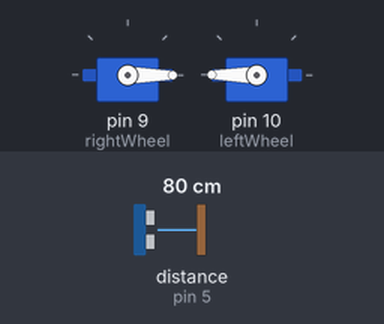
Bench run of a program on a simulated Arduino Uno, built with avr-gcc and run on an emulated ATmega328P. Shown: 2 × servo. Wiring (inferred from the names in the program): ultrasonic range finder: trigger pin 6; echo pin 5. Inputs (shaded band) come from the test bench; at power-on: distance to the obstacle (sensor on pin 5) 80 cm. The echo pulse lasts 58.3 µs per cm.

Above: at 1.2 s.
1.3 s: distance to the obstacle (sensor on pin 5) set to 2 cm
At 1.63 s:
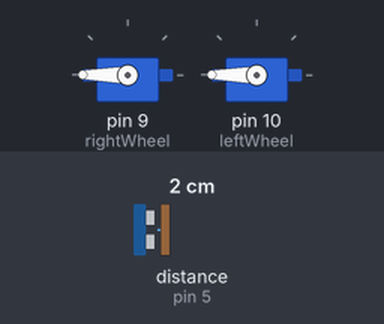
4.3 s: distance to the obstacle (sensor on pin 5) set to 19 cm
7.3 s: distance to the obstacle (sensor on pin 5) set to 25 cm
8.9 s: distance to the obstacle (sensor on pin 5) set to 4 cm
At 9.48 s:
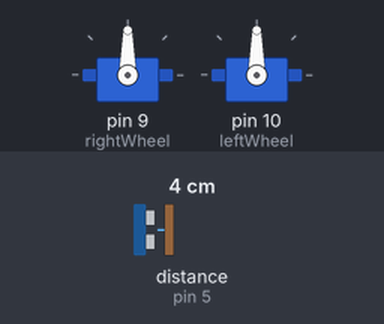
11.9 s: distance to the obstacle (sensor on pin 5) set to 35 cm
Timing chart, 0 to 14.4 s (numbered marks = the images above; inputs shaded):
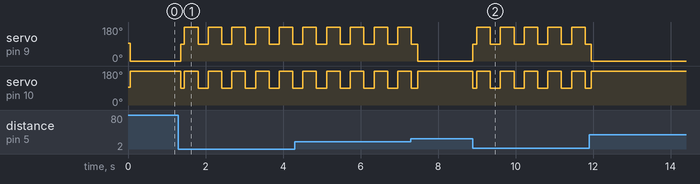

Measured:
- after the input at 1.3 s, servo on pin 9 (rightWheel): 0° → 90° after 0.06 s, then repeats every 0.61 s: 180° 0.35 s, 90° 0.26 s; servo on pin 10 (leftWheel): 180° → 90° after 0.06 s, then repeats every 0.61 s: 180° 0.35 s, 90° 0.26 s
- after the input at 8.9 s, servo on pin 9 (rightWheel): 0° → 90° at once, then repeats every 0.61 s: 180° 0.35 s, 90° 0.26 s; servo on pin 10 (leftWheel): 180° → 90° at once, then repeats every 0.61 s: 180° 0.35 s, 90° 0.26 s

The program:

main.cpp
```cpp
#include <Arduino.h>
#include <Servo.h>

Servo rightWheel; // needs to spin backward for right turn
Servo leftWheel; // needs to spin forward for right turn

const int PIN_TRIG = 6;
const int PIN_ECHO = 5;

const float DETECT_DISTANCE_CM = 22.0;

bool motorsAttached = false;

// if wheels are attached, make sure it stays that way
// this prevents motors from dragging on their own
void ensureAttached()
{
  if (!motorsAttached)
  {
    rightWheel.attach(9);
    leftWheel.attach(10);
    rightWheel.writeMicroseconds(1500);
    leftWheel.writeMicroseconds(1500);
    delay(50);
    motorsAttached = true;
  }
}

// if wheels are detached, make sure it stays that way
// prevents motors from dragging on its own
void ensureDetached()
{
  if (motorsAttached)
  {
    rightWheel.writeMicroseconds(1500);
    leftWheel.writeMicroseconds(1500);
    delay(80);
    rightWheel.detach();
    leftWheel.detach();
    motorsAttached = false;
  }
}

void setup()
{
  pinMode(PIN_TRIG, OUTPUT); // sender
  pinMode(PIN_ECHO, INPUT); // reciever
  digitalWrite(PIN_TRIG, LOW);
}

float readDistanceCm()
{
  digitalWrite(PIN_TRIG, LOW);
  delayMicroseconds(2);
  digitalWrite(PIN_TRIG, HIGH);
  delayMicroseconds(10);
  digitalWrite(PIN_TRIG, LOW);

  unsigned long duration = pulseIn(PIN_ECHO, HIGH, 25000UL);
  if (duration == 0) return 9999;
  return (duration * 0.0343f) / 2.0f; // return distance
}

void forward()
{
  leftWheel.write(180);
  rightWheel.write(0);
}

void turnRight()
{
  leftWheel.write(90);
  rightWheel.write(90);
  delay(100);
  leftWheel.write(180);
  rightWheel.write(180);
  delay(350);
  leftWheel.write(90);
  rightWheel.write(90);
  delay(100);
}

void loop()
{
  float cm = readDistanceCm();

  if (cm <= DETECT_DISTANCE_CM)
  {
    ensureAttached();
    turnRight();
  }
  else if (cm > DETECT_DISTANCE_CM)
  {
    ensureAttached();
    forward();
  }
  else
  {
    if (motorsAttached)
    {
      rightWheel.write(90);
      leftWheel.write(90);
      ensureDetached();
    }
  }

  delay(60);
}
```
